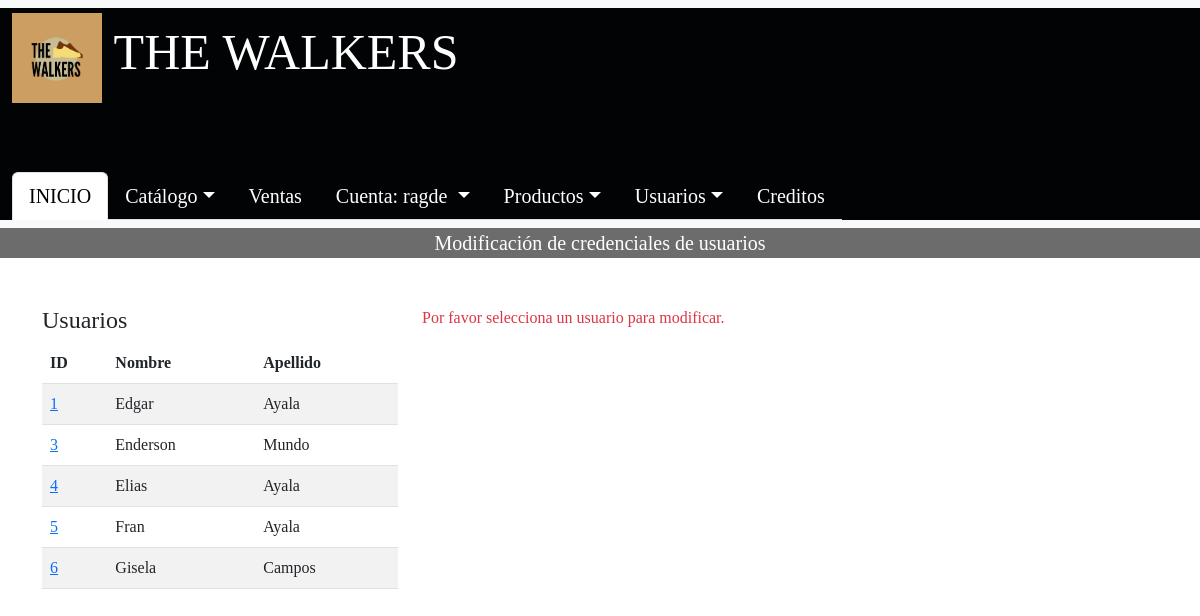
Page /Administrador/admin/CRUD_USUARIOS/modificar_usuarios.php (signed in) on the earlier database version.
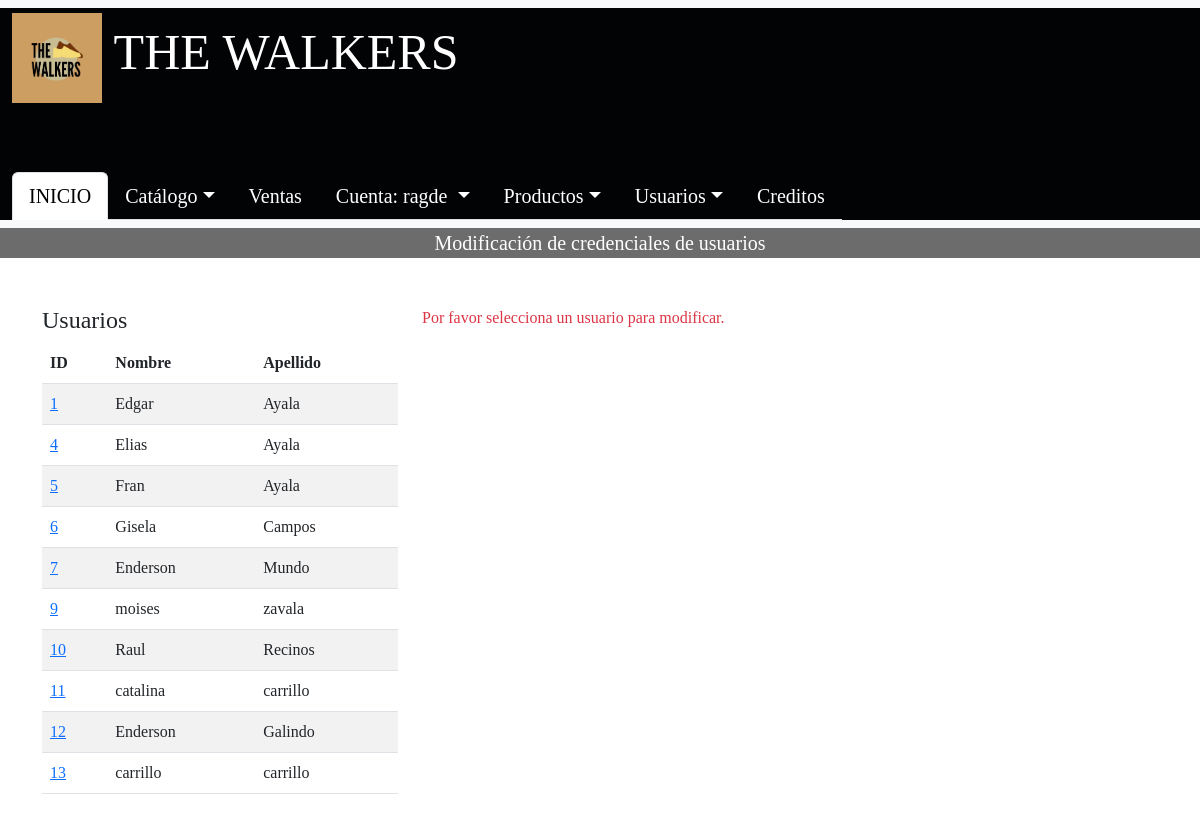
Same page on the later database version.
### tables this page shows
CREATE TABLE `usuario` (
  `cod_usuario` int(11) NOT NULL,
  `primer_nombre` varchar(50) NOT NULL,
  `primer_apellido` varchar(50) NOT NULL,
  `tipo_usuario` varchar(50) NOT NULL,
  `telefono_usuario` int(8) NOT NULL,
  `correo_usuario` varchar(100) NOT NULL,
  `nick_name` varchar(50) NOT NULL,
  `contraseña` varchar(20) NOT NULL
);

### Administrador/admin/CRUD_USUARIOS/modificar_usuarios.php (the view, shortened to what the changed rows need)
<?php
include '../../conexionBD.php';
$query_usuarios = "SELECT cod_usuario, primer_nombre, primer_apellido FROM usuario";
$result_usuarios = $conn->query($query_usuarios);
?>
<!DOCTYPE html>
<html lang="es">
<head>
    <link href="https://cdn.jsdelivr.net/npm/bootstrap@5.3.0/dist/css/bootstrap.min.css" rel="stylesheet">
</head>
<body style="font-family: 'Franklin Gothic Medium', 'cursive';">
    <div class="container mt-5">
        <div class="row">
            <div class="col-md-4 mb-4">
                <table class="table table-striped">
                    <thead>
                        <tr>
                            <th>ID</th>
                            <th>Nombre</th>
                            <th>Apellido</th>
                        </tr>
                    </thead>
                    <tbody>
                        <?php while ($row = $result_usuarios->fetch_assoc()) { ?>
                        <tr>
                            <td><a href="?cod_usuario=<?php echo $row['cod_usuario']; ?>"><?php echo $row['cod_usuario']; ?></a></td>
                            <td><?php echo $row['primer_nombre']; ?></td>
                            <td><?php echo $row['primer_apellido']; ?></td>
                        </tr>
                        <?php } ?>
                    </tbody>
                </table>
            </div>
        </div>
    </div>
</body>
</html>

Differences in the rows shown:
removed usuario: cod_usuario "3", primer_nombre "Enderson", primer_apellido "Mundo"
added usuario: cod_usuario "7", primer_nombre "Enderson", primer_apellido "Mundo"
added usuario: cod_usuario "9", primer_nombre "moises", primer_apellido "zavala"
added usuario: cod_usuario "10", primer_nombre "Raul", primer_apellido "Recinos"
added usuario: cod_usuario "11", primer_nombre "catalina", primer_apellido "carrillo"
added usuario: cod_usuario "12", primer_nombre "Enderson", primer_apellido "Galindo"
added usuario: cod_usuario "13", primer_nombre "carrillo", primer_apellido "carrillo"
